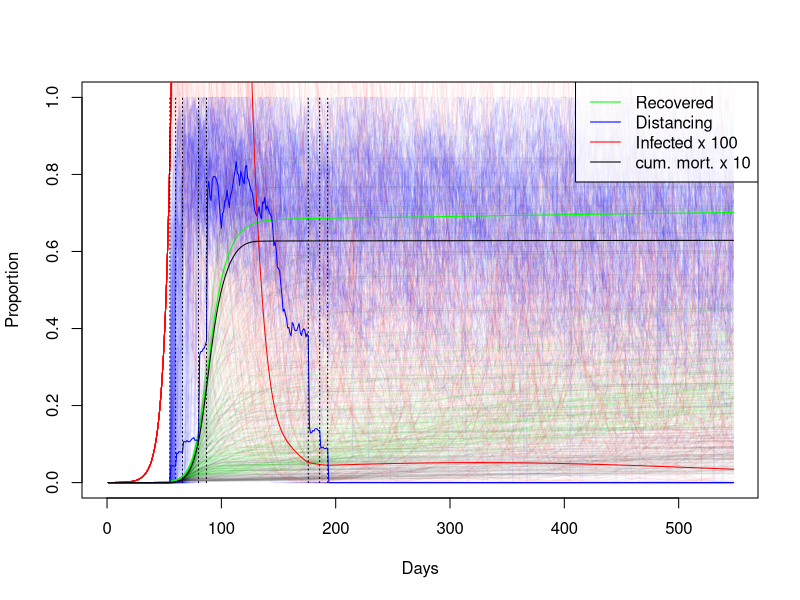
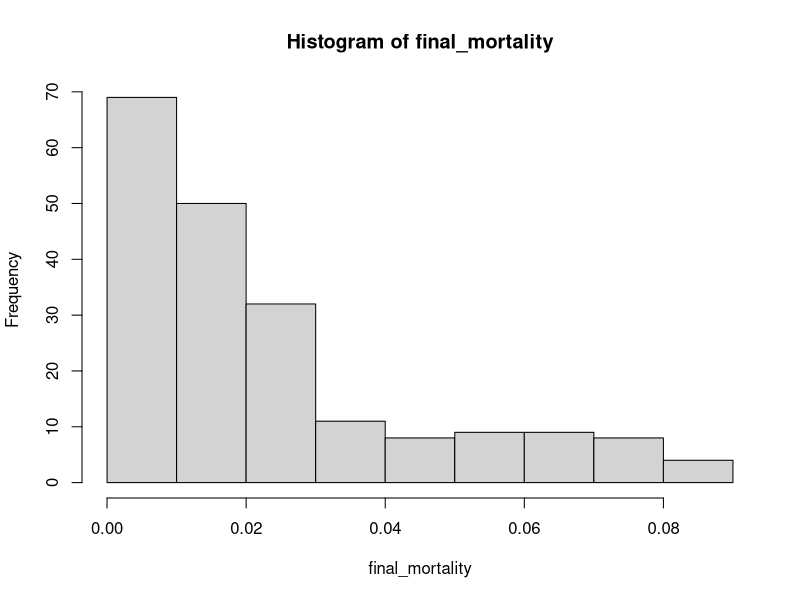

R code for these plots, in order:
## Simulation of management of Covid-19 outbreak in the UK.
library(nleqslv) # for nonlinear solver 'nleqslv'

#### Parameters (time unit: days)
## Epidemiological parameters:
incubation_time <- 5.1 # Ferguson et al. 
incubation_time <- incubation_time +1 # fudge to reproduce R0 and generation time 
start_trans_symp <- incubation_time - 0.5 # Ferguson et al. 
start_trans_asymp <- start_trans_symp # Ferguson et al. 
#prop_symptoms <- 1/3 # Ferguson et al. 
prop_symptoms <- 0.2 # https://www.thelancet.com/journals/lancet/article/PIIS0140-6736(20)30567-5/fulltext
mean_generation_time <- 6.5 # Ferguson et al. 
#generation_time_alpha <- 3 # shape parameter of an assumed gamma distribution, https://academic.oup.com/biostatistics/article/12/2/303/280518
generation_time_alpha <- 2 # shape parameter of an assumed gamma distribution, fudge to reproduce r 
R0 <- 2.4 # Ferguson et al. 
inf_symp_asymp_ratio <- 2  # ratio of symptomatic to asymptomatic, Ferguson et al.  
UK_population_size <- 66.44e6
pop_size <- UK_population_size

## Parameters controlling mortality:
case_fatality_rate_1 <- 0.009 # hospitals below capacity
case_fatality_rate_2 <- 0.09 # hospitals over capacity
hospitalization_rate <- 0.044 # proportion of infected hospitlized
critical_care_rate <- 0.044 * 0.3 # proportion of infected needing critical care
critical_care_hospital_time <- 10
# number of infected over number of critical care cases at any moment:
hospital_load_factor <- 
  critical_care_rate * critical_care_hospital_time / 
  mean_generation_time
critical_care_beds <- 8175 # uk number of respirators 
## Threshold for proportion infected:
critical_care_beds / (hospital_load_factor * pop_size) 

## Initial linear growth rate of epidemy:
# Formula assuming gamma distribution for generation time
r0 <- (R0^(1/generation_time_alpha)-1) * generation_time_alpha/mean_generation_time;
r0
# doubling time
#exp(r*T_double)==2 -> T_double == log(2)/r
T_double <- log(2)/r0; T_double # consistency check


## Policy and behaviour parameters:
policy_intervention_rate <- 1/6 # https://lab.gedidigital.it/gedi-visual/2020/coronavirus-i-contagi-in-italia/


## The stage-structured model:
# Stages:
stages <- c(
  "S", # susceptible
  "Is1", # symptomatic infected no trans
  "Is2", # symptomatic infected trans
  "Ia1", # symptomatic asymptomatic no trans
  "Ia2", # symptomatic asymptomatic trans
  "R", # recovered or deceased
  c() )
n_stages <- length(stages)

# Infected stages
IStages <- c("Is1", "Is2", "Ia1", "Ia2")
# Infectious (test postive) stages
PStages <- c("Is2", "Ia2")


## Linear dynamics:
# Later we still need to adjust two parameters, which will be left open for now:
# Is2_inf: infectiousness of Is2 stage (which then scales other stages)
# rec_rate: recovery rate of transmitting individuals
# This adjustment is done using the full linear model such as to fit given values for R0 and mean_generation_time.

## The "survivial" part of the population matrix
SS_calc <- function(Is2_inf,rec_rate){
  SS <- matrix(0,nrow = n_stages,ncol= n_stages,
               dimnames = list(Next=stages,Current=stages) )
  SS["S","S"] <- 1
  SS["Is2","Is1"] <- 1/start_trans_symp
  SS["Is1","Is1"] <- 1-1/start_trans_symp
  SS["Ia2","Ia1"] <- 1/start_trans_asymp
  SS["Ia1","Ia1"] <- 1-1/start_trans_asymp
  SS["R","Ia2"] <- rec_rate
  SS["Ia2","Ia2"] <- 1-rec_rate
  SS["R","Is2"] <- rec_rate
  SS["Is2","Is2"] <- 1-rec_rate
  SS["R","R"] <- 1
  return(SS)
}

## Density indepent factor of the "fertility" (= transmission) matrix
FF0_calc <- function(Is2_inf,rec_rate){
  FF0 <- matrix(0,nrow = n_stages,ncol= n_stages,
                dimnames = list(Next=stages,Current=stages) )
  FF0["Is1","Is2"] <- Is2_inf * prop_symptoms 
  FF0["Ia1","Is2"] <- Is2_inf * (1-prop_symptoms)
  FF0["Is1","Ia2"] <- Is2_inf * prop_symptoms  / inf_symp_asymp_ratio
  FF0["Ia1","Ia2"] <- Is2_inf * (1-prop_symptoms)  / inf_symp_asymp_ratio
  return(FF0)
}

## Calculate the "fertility" (= transmission) part of the population matrix
FF_calc <- function(Is2_inf,rec_rate){
  FF0 <- FF0_calc(Is2_inf,rec_rate)
  return(FF0 * pop_size)
}

## Decide which is the index of the eigenvalue determining linear growth rate:
eigenvalue_index <- function(eig_values){ # input is a list of eigenvalues
  w <- which(abs(eig_values)==eig_values & eig_values != 1)
  return(w[which.max(eig_values[w])])
}

get_mean_generation_time <- function(SS,FF){
  # See page 842 of Bienvenu, F.; Legendre, S. (2015). "A New Approach to the Generation Time in Matrix Population Models" (PDF). The American Naturalist. 185 (6): 834–843. doi:10.1086/681104. PMID 25996867.
  L <- SS+FF
  eig <- eigen(L)
  i <- eigenvalue_index(eig$values)
  w <- eig$vectors[,i]
  t_eig <- eigen(t(L))
  j <- min(which(abs(t_eig$values - eig$values[i])<1e-10))
  v <- t_eig$vectors[,j]
  if(abs(t(v) %*% w)<1e-10) {
    print(c(i,j))
    print(eig$values)
    print(t_eig$values)
    print(w)
    print(v)
    stop("Potential eigenvector index mixup")
  }
  T_gen <- 1 + (t(v) %*% SS %*% w) / (t(v) %*% FF %*% w) 
  return(T_gen)
}

## Computes both R0 and mean generation time for given SS and FF:
R0_and_Tgen <- function(SS,FF){
  L <- SS + FF
  Tgen <- get_mean_generation_time(SS,FF)
  eig <- eigen(L[IStages,IStages])
  i <- eigenvalue_index(eig$values)
  r <- log(eig$values[i])
  # https://beast.community/estimating_R0
  # https://www.sciencedirect.com/science/article/pii/S1755436518300847
  generation_time_beta <- generation_time_alpha / Tgen
  R0 <- (1+r/generation_time_beta)^generation_time_alpha
  return(c(R0,Tgen))
}

## Computes deviation of R0 and mean generation time from target values, for give for given Is2_inf, rec_rate, passed as vector in argument x:
R0_and_Tgen_diff <- function(x){
  as.numeric(
    with(as.list(x),
         R0_and_Tgen(SS_calc(Is2_inf,rec_rate),FF_calc(Is2_inf,rec_rate)) - 
           c(R0,mean_generation_time) ))
}
initialGuess <- c(Is2_inf=0.1/pop_size,rec_rate=0.01 )
# #Tests
# with(as.list(initialGuess),
#      SS_calc(Is2_inf,rec_rate)+FF_calc(Is2_inf,rec_rate))
# with(as.list(initialGuess),
#      get_mean_generation_time(SS_calc(Is2_inf,rec_rate),FF_calc(Is2_inf,rec_rate)))
# with(as.list(initialGuess),
#      R0_and_Tgen(SS_calc(Is2_inf,rec_rate),FF_calc(Is2_inf,rec_rate)))
R0_and_Tgen_diff(initialGuess)

## Find parameters to fit R0 and generation time
fit <- nleqslv(initialGuess,R0_and_Tgen_diff);
fit$message  # should be "Function criterion near zero" or "x-values within tolerance 'xtol'"
fit$x
## double check
with(as.list(fit$x),
     R0_and_Tgen(SS_calc(Is2_inf,rec_rate),FF_calc(Is2_inf,rec_rate)))

## Compute population matrices:
SS <- with(as.list(fit$x),SS_calc(Is2_inf,rec_rate))
FF <- with(as.list(fit$x),FF_calc(Is2_inf,rec_rate))
FF0 <- with(as.list(fit$x),FF0_calc(Is2_inf,rec_rate))
L <- SS + FF

  
linear_growth_rate <- # linear growth rate r should be around 0.2
  log(eigen(L[IStages,IStages])$values[1]) 
c(r0,linear_growth_rate) ## should be the same

## Now, simulate non-linear dynamics
n_steps <- 365 * 1.5
state <- matrix(0, nrow=n_steps+1, ncol=n_stages)
colnames(state) <- stages
S_index <- which(stages == "S")
state[1,"Ia1"] <- 100
state[1,"S"] <- pop_size - state[1,"Ia1"]
deaths <- rep(NA,n_steps+1) # deaths per step
deaths[1] <- 0

compute_deaths <- function(state_snippet){
  total_infected <- sum(state_snippet[1,IStages])
  respirator_demand <- hospital_load_factor * total_infected
  with_respirator <- min(critical_care_beds, respirator_demand)
  without_respirator <- respirator_demand - with_respirator
  fatality_rate <-
    (with_respirator * case_fatality_rate_1 + without_respirator * case_fatality_rate_2)/
    respirator_demand
  rec <- state_snippet[2,"R"] - state_snippet[1,"R"]
  deaths <- rec * fatality_rate
  return(deaths)
}

if(FALSE){ ## this passage is deactivated, used only for testing and model comparisons:
  ## Simulate without policy interventions
  plot(c(0),type="n",ylim=c(0,1),xlim=c(0,n_steps),xlab="Days",ylab="Proportion")
  for(i in 1:n_steps){
    Lx <- SS + FF0 * state[i,"S"]
    state[i+1,] <- Lx %*% state[i,]
    state[i+1,"S"] <- pop_size - sum(state[i+1,-S_index])
    deaths[i+1] <- compute_deaths(state[c(0,1)+i,])
  }
  lines((state[,"R"]-cumsum(deaths))/pop_size,col="black",type="l")
  lines(rowSums(state[,IStages])/pop_size,col="red",type="l")
  lines(cumsum(deaths)/pop_size*1e1,col="brown",type="l")
  legend(x="bottomright",
         legend = c("Recovered","Infected","cum. mortality x 10"),
         col=c("black","red","brown"),lty=1,bg=rgb(1,1,1,alpha = 0.4))
}

## Simulate policy interventions with uncertainty
dfac <- rep(NA,n_steps+1) # "social distancing factor", scales infection rate
dfac[1] <- 1 # value 1 corresponds to no distancing, the initial assumption
growth_rate <- linear_growth_rate # growth_rate is adjusted in simulations to inform policy
n_runs <- 200 # how often to repeat simulation
if(!exists("plotting")) plotting <- TRUE # set to FALSE if plotting takes too much time
other_runs_alpha <- 10/n_runs # intensity of plotting all but last simulation
final_mortality <- rep(NA,n_runs) # record total mortality at end of each simulation
final_immunization <- rep(NA,n_runs) # record total immunication rate at end of each simulation

# Prepare plot of results:
plot(c(0),type="n",ylim=c(0,1),xlim=c(0,n_steps),xlab="Days",ylab="Proportion")
# run n_runs simulations
for(run in 1:n_runs){
  policy_intervention_times <- c()
  for(i in 1:n_steps){
    dfac[i+1] <- 1-exp(min(0,(log(1-dfac[i])+rnorm(1,-1/(30*6),1/30)))) # decline of compliance
    if(runif(1)< policy_intervention_rate){# adjust policy:
      if(state[i,"Is2"]/pop_size > 0.0005 && growth_rate > 0){ # more measures
        dfac[i+1] <- dfac[i+1] * runif(1,0.2,1) # outcome is uncertain
        policy_intervention_times <-
          append(policy_intervention_times,i)
      }else if(dfac[i+1] < 1 && state[i,"Is2"]/pop_size < 0.0001 && growth_rate <  0){ # less measures
        dfac[i+1] <- min(1,dfac[i+1]*runif(1,1,2)) # outcome uncertain
        policy_intervention_times <-
          append(policy_intervention_times,i)
      }
    }
    Lx <- SS + FF0 * state[i,"S"] * dfac[i+1]
    state[i+1,] <- Lx %*% state[i,]
    state[i+1,"S"] <- pop_size - sum(state[i+1,-S_index])
    deaths[i+1] <- compute_deaths(state[c(0,1)+i,])
    growth_rate <- log(sum(state[i+1,PStages])/sum(state[i,PStages]))
  }
  if(plotting || run == n_runs){
    line_alpha <- ifelse(run > n_runs-1,1,other_runs_alpha)*255
    plotcol <- do.call(rgb,as.list(c(col2rgb("green"),alpha=line_alpha,max = 255)))
    lines((state[,"R"]-cumsum(deaths))/pop_size,col=plotcol,type="l")
    plotcol <- do.call(rgb,as.list(c(col2rgb("blue"),alpha=line_alpha,max = 255)))
    lines(1-dfac,col=plotcol,type="l")
    plotcol <- do.call(rgb,as.list(c(col2rgb("red"),alpha=line_alpha,max = 255)))
    lines(100*rowSums(state[,IStages])/pop_size,col=plotcol,type="l")
    plotcol <- do.call(rgb,as.list(c(col2rgb("black"),alpha=line_alpha,max = 255)))
    lines(cumsum(deaths)/pop_size * 1e1,col=plotcol,type="l")
  }
  final_mortality[run] <- sum(deaths)/pop_size
  final_immunization[run] <- 
    (state[n_steps,"R"]-sum(deaths))/(pop_size-sum(deaths))
}
for(t in policy_intervention_times){
  lines(c(t,t),c(0,1), col="black", lty=3)
}
legend(x="topright",
       legend = c("Recovered","Distancing","Infected x 100","cum. mort. x 10"),
       col=c("green","blue","red","black"),lty=1,bg=rgb(1,1,1,alpha = 0.8))
#plot(final_immunization,final_mortality,pch="+",cex=0.3)
hist(final_mortality)
